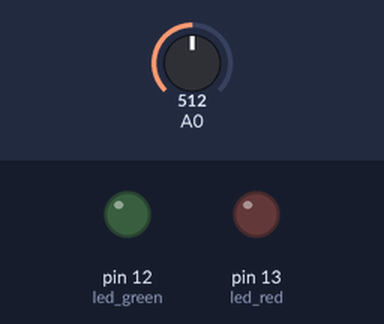
The sketch below on a simulated Arduino Uno, built with avr-gcc and run on an emulated ATmega328P. Parts: output pins drawn as LEDs (lit = HIGH). The test bench sets the inputs (shaded band); at power-on: A0 = 512.

Above: at 1.3 s.
1.4 s: A0 set to 690
2.9 s: A0 set to 717
At 4.2 s:
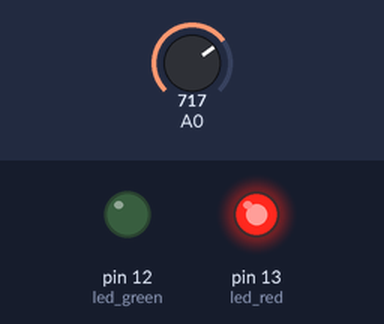
4.5 s: A0 set to 90
At 5.5 s:
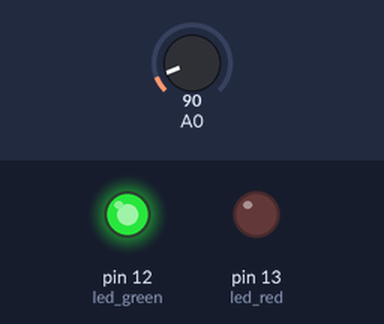
6.0 s: A0 set to 110
At 6.6 s:
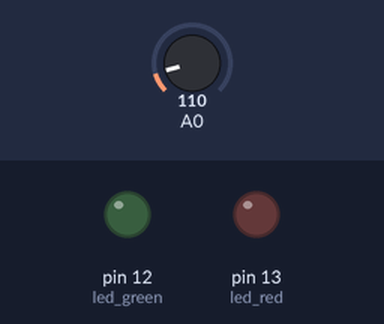
7.5 s: A0 set to 0
At 7.8 s:
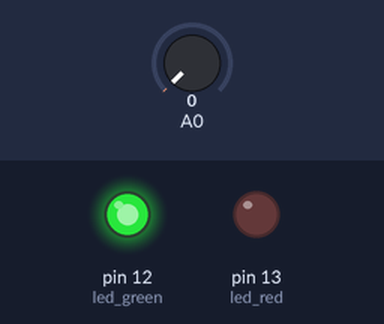
Timing chart, 0 to 10.0 s (numbered marks = the images above; inputs shaded):
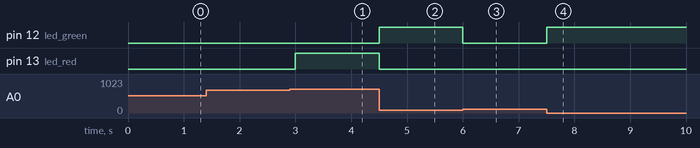

The sketch:

water_ex01.ino
```cpp
int led_red = 13;
int led_green = 12;

void setup() {
  pinMode(led_red, OUTPUT);
  pinMode(led_green, OUTPUT);
}

void loop() {
  int water_val = analogRead(A0);

  if(water_val < 100)
  {
    digitalWrite(led_green, HIGH);
  }
  else
  {
    digitalWrite(led_green, LOW);
  }

  if(water_val >= 700)
  {
    digitalWrite(led_red, HIGH);
  }
  else
  {
    digitalWrite(led_red, LOW);
  }
  delay(500);
}
```

Measured:
- the behaviour switches between 699 and 700 on A0 (found by bisection; images 0 and 1)
- the behaviour switches between 99 and 100 on A0 (found by bisection; images 2 and 3)
- after the input at 1.4 s, every drawn part: stays the same
- after the input at 2.9 s, pin 13 (led_red): LOW → HIGH after 0.10 s
- after the input at 4.5 s, pin 12 (led_green): LOW → HIGH at once; pin 13 (led_red): HIGH → LOW at once
- after the input at 6.0 s, pin 12 (led_green): HIGH → LOW at once
- after the input at 7.5 s, pin 12 (led_green): LOW → HIGH at once
